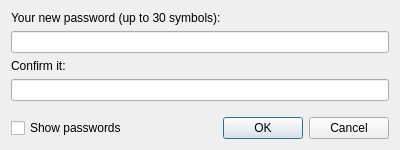
<?xml version="1.0" encoding="UTF-8"?>
<ui version="4.0">
 <class>PasswordCreationForm</class>
 <widget class="QDialog" name="PasswordCreationForm">
  <property name="geometry">
   <rect>
    <x>0</x>
    <y>0</y>
    <width>400</width>
    <height>150</height>
   </rect>
  </property>
  <property name="sizePolicy">
   <sizepolicy hsizetype="Fixed" vsizetype="Fixed">
    <horstretch>0</horstretch>
    <verstretch>0</verstretch>
   </sizepolicy>
  </property>
  <property name="minimumSize">
   <size>
    <width>400</width>
    <height>150</height>
   </size>
  </property>
  <property name="maximumSize">
   <size>
    <width>400</width>
    <height>150</height>
   </size>
  </property>
  <property name="windowTitle">
   <string>Password creating</string>
  </property>
  <property name="locale">
   <locale language="English" country="UnitedStates"/>
  </property>
  <layout class="QVBoxLayout" name="verticalLayout">
   <item>
    <widget class="QLabel" name="creationLabel">
     <property name="sizePolicy">
      <sizepolicy hsizetype="Fixed" vsizetype="Fixed">
       <horstretch>0</horstretch>
       <verstretch>0</verstretch>
      </sizepolicy>
     </property>
     <property name="locale">
      <locale language="English" country="UnitedStates"/>
     </property>
     <property name="text">
      <string>Your new password (up to 30 symbols):</string>
     </property>
    </widget>
   </item>
   <item>
    <widget class="QLineEdit" name="creationLineEdit">
     <property name="locale">
      <locale language="English" country="UnitedStates"/>
     </property>
     <property name="maxLength">
      <number>30</number>
     </property>
     <property name="echoMode">
      <enum>QLineEdit::Password</enum>
     </property>
    </widget>
   </item>
   <item>
    <widget class="QLabel" name="confirmLabel">
     <property name="sizePolicy">
      <sizepolicy hsizetype="Fixed" vsizetype="Fixed">
       <horstretch>0</horstretch>
       <verstretch>0</verstretch>
      </sizepolicy>
     </property>
     <property name="locale">
      <locale language="English" country="UnitedStates"/>
     </property>
     <property name="text">
      <string>Confirm it:</string>
     </property>
    </widget>
   </item>
   <item>
    <widget class="QLineEdit" name="confirmLineEdit">
     <property name="locale">
      <locale language="English" country="UnitedStates"/>
     </property>
     <property name="maxLength">
      <number>30</number>
     </property>
     <property name="echoMode">
      <enum>QLineEdit::Password</enum>
     </property>
    </widget>
   </item>
   <item>
    <spacer name="verticalSpacer">
     <property name="orientation">
      <enum>Qt::Vertical</enum>
     </property>
     <property name="sizeHint" stdset="0">
      <size>
       <width>20</width>
       <height>40</height>
      </size>
     </property>
    </spacer>
   </item>
   <item>
    <layout class="QHBoxLayout" name="horizontalLayout">
     <item>
      <widget class="QCheckBox" name="showPassword">
       <property name="locale">
        <locale language="English" country="UnitedStates"/>
       </property>
       <property name="text">
        <string>Show passwords</string>
       </property>
      </widget>
     </item>
     <item>
      <spacer name="horizontalSpacer">
       <property name="orientation">
        <enum>Qt::Horizontal</enum>
       </property>
       <property name="sizeHint" stdset="0">
        <size>
         <width>40</width>
         <height>20</height>
        </size>
       </property>
      </spacer>
     </item>
     <item>
      <widget class="QDialogButtonBox" name="okCancel">
       <property name="locale">
        <locale language="English" country="UnitedStates"/>
       </property>
       <property name="standardButtons">
        <set>QDialogButtonBox::Cancel|QDialogButtonBox::Ok</set>
       </property>
      </widget>
     </item>
    </layout>
   </item>
  </layout>
 </widget>
 <resources/>
 <connections/>
</ui>
